Frame 1 (no input): blank canvas, image omitted
Frame 60 (the mouse pressed at the canvas centre just before this capture): blank canvas, image omitted
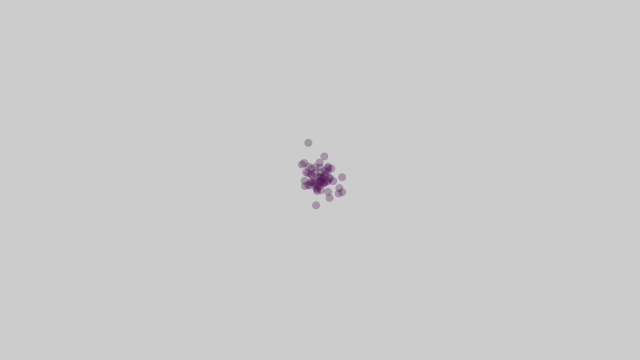
Frame 120 (the mouse held since frame 60 and released just before this capture)

The Processing sketch whose frames 1 and 60 were blank and that drew this single picture after the mouse press (run headless with seeded random() and noise(); from frame 60 on, the mouse is pressed at the canvas centre):

// Processing sketch: ex_1_1_remake_gaussian_spray_with_vectors
// ── ex_1_1_remake_gaussian_spray_with_vectors.pde
import java.util.Random;

Random generator;
int red, green, blue;

void setup() {
  size(640,360);
  noStroke();
  generator = new Random();
}

float gaussian( float mu, float sigma ) {
  float num = (float) generator.nextGaussian();
  float ret = sigma * num + mu;

  return ret;
}

void draw() {
  if( !mousePressed ) return;

  float x = gaussian( mouseX, 10 );
  float y = gaussian( mouseY, 10 ); 
  ellipse( x, y, 8, 8 );
}

void mousePressed() {
  red = (int) gaussian( 125, 60 ); 
  green = (int) gaussian( 125, 60 ); 
  blue = (int) gaussian( 125, 60 ); 
  fill( red, green, blue, 80 );
}
